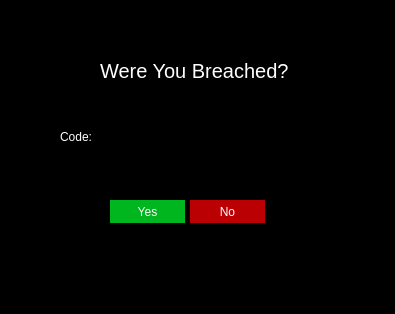
<?xml version="1.0" encoding="UTF-8"?>
<ui version="4.0">
 <class>ConfirmBreachPopup</class>
 <widget class="QDialog" name="ConfirmBreachPopup">
  <property name="geometry">
   <rect>
    <x>0</x>
    <y>0</y>
    <width>395</width>
    <height>314</height>
   </rect>
  </property>
  <property name="windowTitle">
   <string>Dialog</string>
  </property>
  <property name="styleSheet">
   <string notr="true">background-color:#000000;</string>
  </property>
  <widget class="QLabel" name="label">
   <property name="geometry">
    <rect>
     <x>100</x>
     <y>40</y>
     <width>211</width>
     <height>61</height>
    </rect>
   </property>
   <property name="styleSheet">
    <string notr="true">color:#ffffff;font-size:20px;</string>
   </property>
   <property name="text">
    <string>Were You Breached?</string>
   </property>
  </widget>
  <widget class="QLabel" name="label_2">
   <property name="geometry">
    <rect>
     <x>60</x>
     <y>130</y>
     <width>47</width>
     <height>13</height>
    </rect>
   </property>
   <property name="styleSheet">
    <string notr="true">color:#ffffff;</string>
   </property>
   <property name="text">
    <string>Code:</string>
   </property>
  </widget>
  <widget class="QTextEdit" name="textEdit">
   <property name="geometry">
    <rect>
     <x>110</x>
     <y>120</y>
     <width>151</width>
     <height>31</height>
    </rect>
   </property>
  </widget>
  <widget class="QPushButton" name="pushButton">
   <property name="geometry">
    <rect>
     <x>110</x>
     <y>200</y>
     <width>75</width>
     <height>23</height>
    </rect>
   </property>
   <property name="styleSheet">
    <string notr="true">background:rgb(0, 182, 30); border:none; color:#ffffff;</string>
   </property>
   <property name="text">
    <string>Yes</string>
   </property>
  </widget>
  <widget class="QPushButton" name="pushButton_2">
   <property name="geometry">
    <rect>
     <x>190</x>
     <y>200</y>
     <width>75</width>
     <height>23</height>
    </rect>
   </property>
   <property name="styleSheet">
    <string notr="true">background:rgb(186, 0, 3); border:none; color:#ffffff;</string>
   </property>
   <property name="text">
    <string>No</string>
   </property>
  </widget>
 </widget>
 <resources/>
 <connections/>
</ui>
